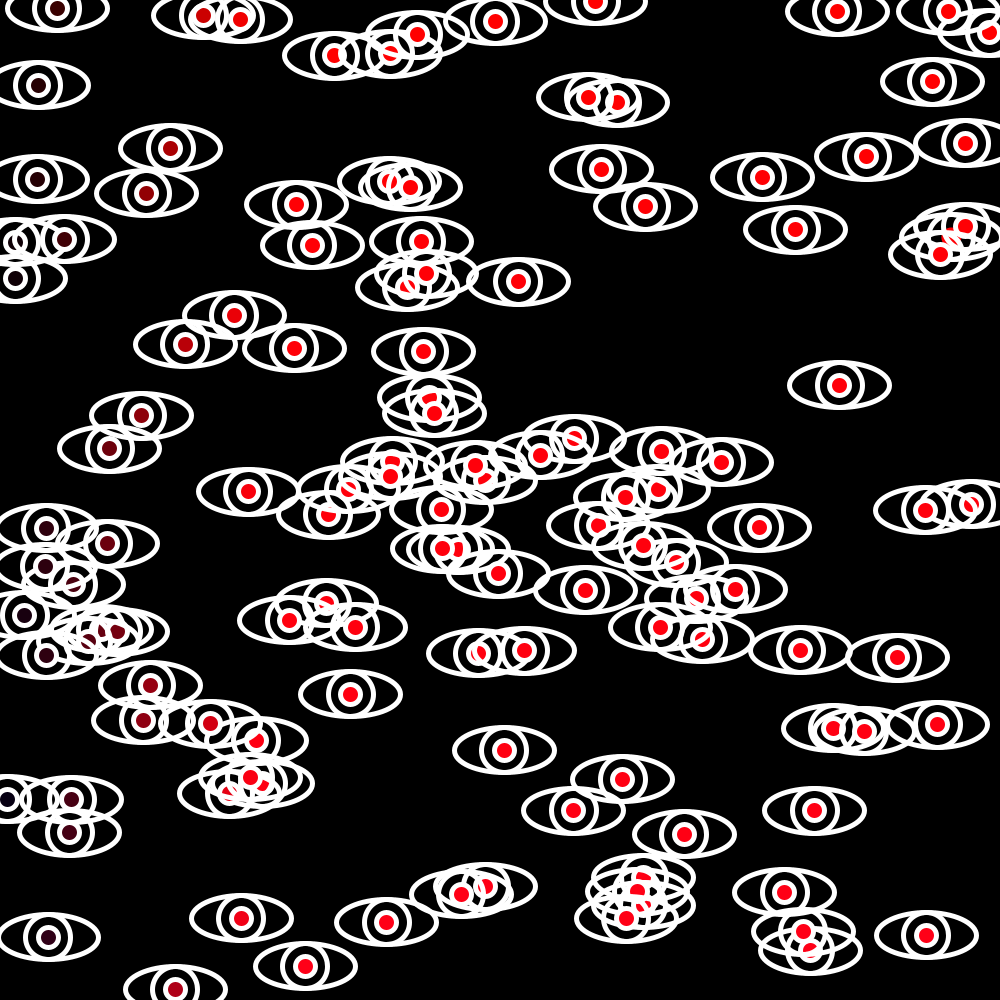
Frame 1 (no input)
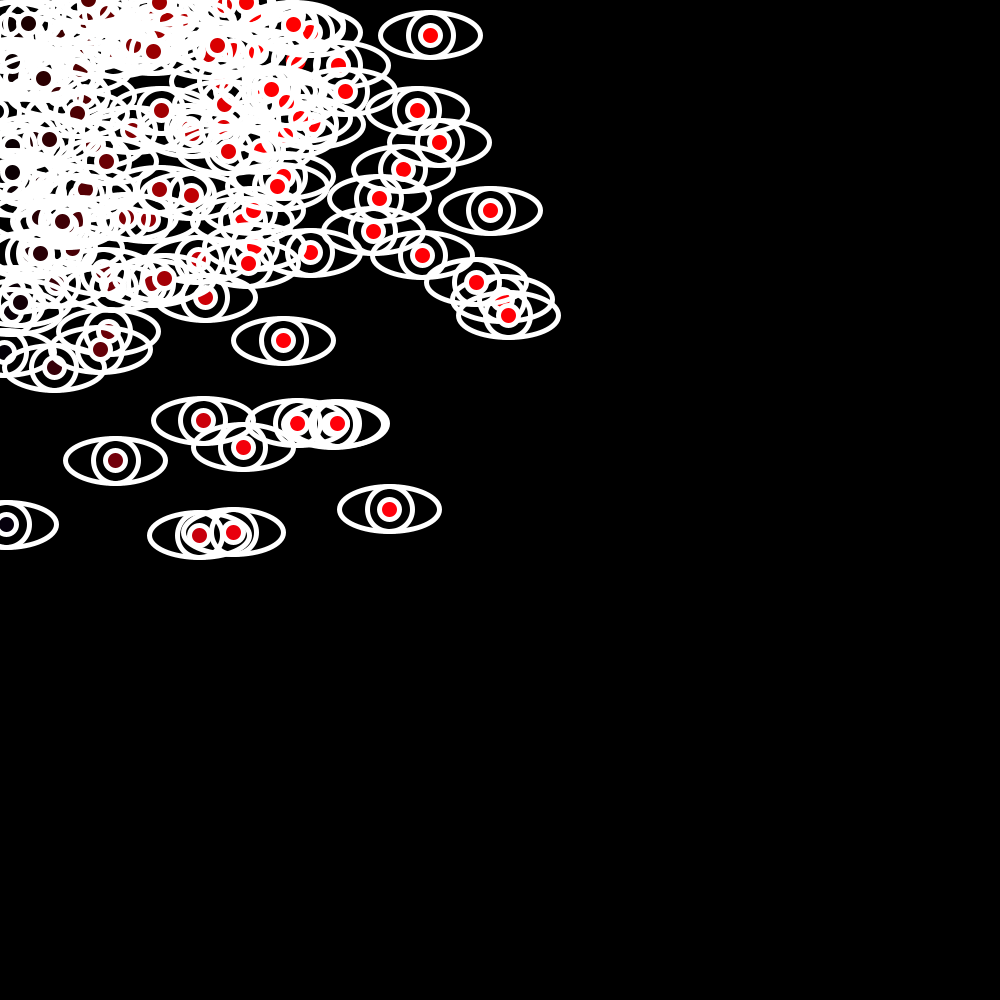
Frame 60 (the mouse pressed at the canvas centre just before this capture)
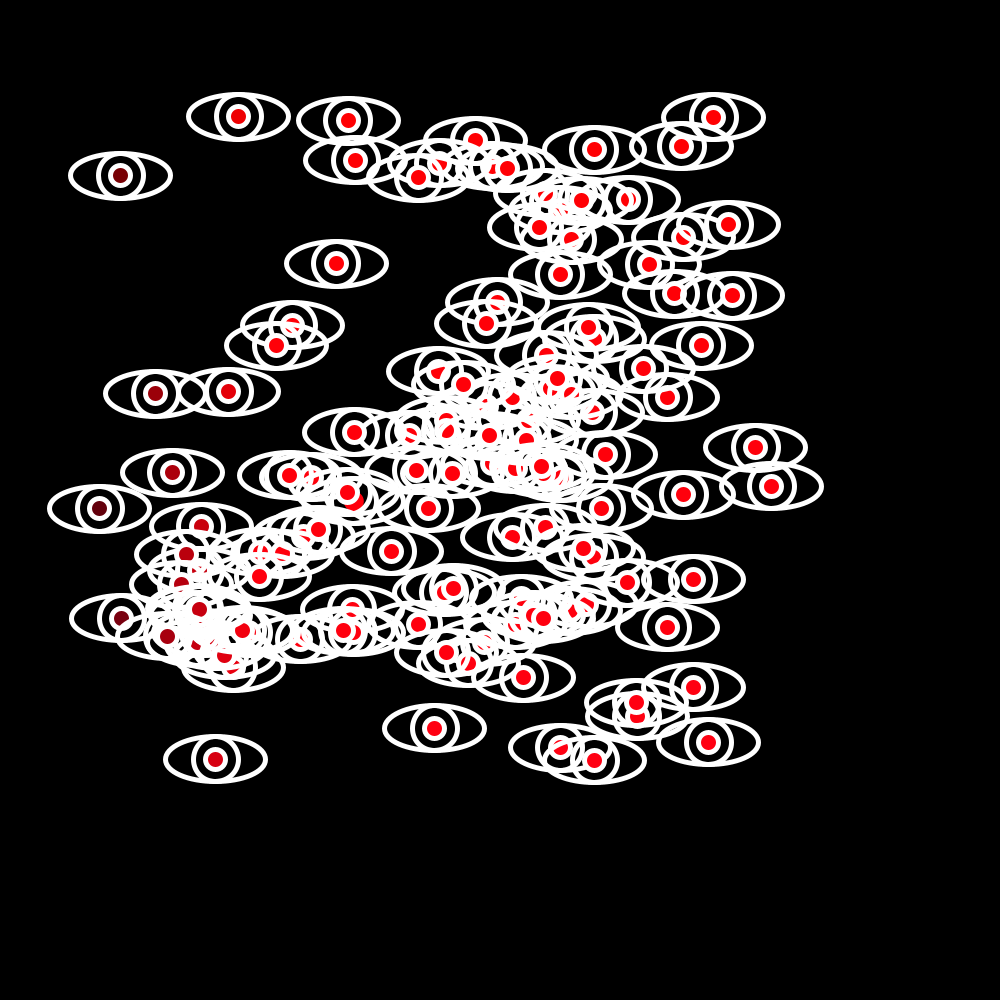
Frame 120 (the mouse held since frame 60 and released just before this capture)

The Processing sketch that drew these frames (run headless with seeded random() and noise(); from frame 60 on, the mouse is pressed at the canvas centre):

// Processing sketch: morenos10t00
// ── morenos10t00.pde
// Universidad del Desarrollo, Facultad de Diseño, Diseño Digital
// Nicolas Moreno Tello
//s10 tarea 00

// ojos que siguen el mouse y al apretar 1 estos dejan de siguir el mouse , explotan y rebotan las paredes 


// variables
Molecula[] d = new Molecula[125];  // nuevo datatype en forma de array
 boolean z,o; // declaro un boolean z 
 
 void setup() { 
   size(1000, 1000); 
   rectMode(CENTER); 
   z = true;  // declaro que z es verdadero
   o = false;
   for (int i = 0; i < 125; i++) { 
     float mov = random(-4,4); 
     float movy = random(-4,4); 
     d[i] = new Molecula(mov, movy, 20); 
   } 
 } 
 
 
 void draw() {  
   background(0); 
   noStroke(); 
   for (int i = 0; i < d.length; i++) { 
    
     d[i].todo(); 
   } 
 } 
// ── Molecula.pde
class Molecula { 
// Variables
 float x = 200 , y= 200, vx, vy, mov;
// Constructor
   Molecula (float vx, float vy, float mov) {  // inicializacion de la nueva clase 
     x = random(width);
     y = random(height);
     this.vx = vx * 2;
     this.vy = vy * 2;
     this.mov = mov;

   }
// Métodos
    void todo() {
    wowie_();
    move();
   
  }
  
   void wowie_() {  // si z es verdadero las figuras orbitan el mouse y algunas siguen de largo 
     if(z){   
     fill(x/1, 0, y/40);
     ellipse(x, y, mov, mov);

   noFill();
    stroke(#ffffff);
    strokeWeight(5);
    ellipse(x, y, mov +80, mov +25);
    ellipse(x, y, mov +25, mov +25);

  x = (mouseX - x) / 50 + x;     
  y = (mouseY - y) / 50 + y;
 
   }
   
   if(!z){      // si z es falsolas figuras siguen de largo y rebotan las paredes  
    fill(#ff5555);
     ellipse(x, y, mov, mov);
   
    noFill();
    stroke(255,249,69);
    strokeWeight(5);
    ellipse(x, y, mov +25, mov +25);
   
   }
   
   }


   void move() {  // el movimiento de las figuras
     x += vx;
     y += vy;
     if (x > width || x < 0 || y > height || y < 0 ) {
       vx = -vx;
       vy = -vy;
     }
   }
 
}

void keyPressed(){ // si la tecla 1 se apreta los parametros z se cambian al !z 
if ( key =='1'){
 z = !z; //z pasa a ser falso
 
}}
